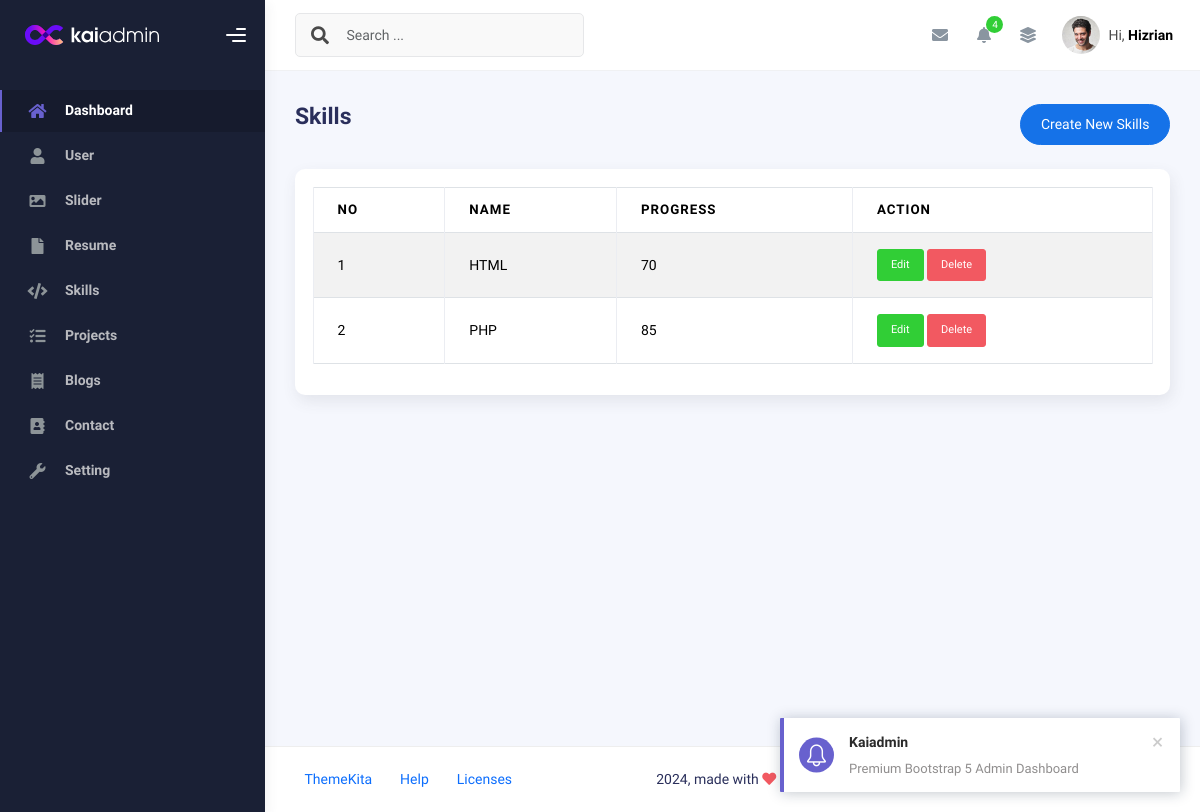
Before: /admin/app.php?page=skills (signed in) with the older database file.
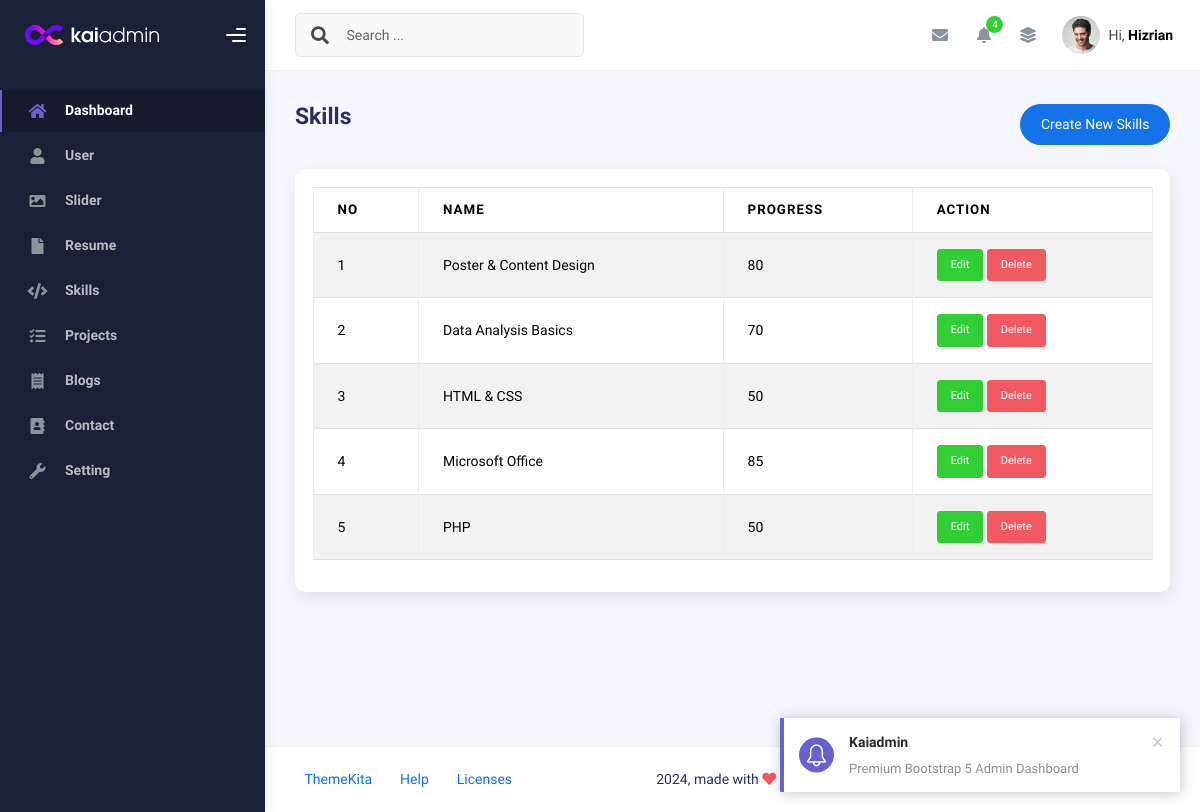
After: the same page with the newer database file.
### tables this page shows
CREATE TABLE `skills` (
  `id` int(11) NOT NULL,
  `name` varchar(50) NOT NULL,
  `progress` int(3) NOT NULL,
  `created_at` timestamp NOT NULL DEFAULT current_timestamp(),
  `updated_at` timestamp NULL DEFAULT NULL ON UPDATE current_timestamp()
);

### admin/skills.php (the view, shortened to what this page needs)
<?php
$query = mysqli_query($conn, "SELECT * FROM skills ORDER BY id DESC");
$rows = mysqli_fetch_all($query, MYSQLI_ASSOC);
?>
<div class="d-flex align-items-left align-items-md-center flex-column flex-md-row pt-2 pb-4">
  <div>
    <h3 class="fw-bold mb-3">Skills</h3>
  </div>
  <div class="ms-md-auto py-2 py-md-0">
    <a href="app.php?page=create-skills" class="btn btn-primary btn-round">Create New Skills</a>
  </div>
</div>
<div class="row">
  <div class="col-sm-6 col-md-12">
    <div class="card">
      <div class="card-body">
        <table class="table table-bordered table-striped">
          <thead>
            <tr>
              <th>No</th>
              <th>Name</th>
              <th>Progress</th>
              <th>Action</th>
            </tr>
          </thead>
          <tbody>
            <?php foreach ($rows as $index => $row):  ?>
              <tr>
                <td><?php echo $index += 1 ?></td>
                <td><?php echo $row['name'] ?></td>
                <td><?php echo $row['progress'] ?></td>
                <td>
                  <a class="btn btn-success btn-sm"
                    href="app.php?page=create-skills&edit=<?php echo $row['id'] ?>">Edit</a>
                  <a onclick="return confirm('Are You sure wanna delete this data?')"
                    class="btn btn-danger btn-sm"
                    href="app.php?page=skills&delete=<?php echo $row['id'] ?>">Delete</a>
                </td>
              </tr>
            <?php endforeach ?>
          </tbody>
        </table>
      </div>
    </div>
  </div>
</div>

Changed rows visible on the page:
added skills: index "1", name "Poster & Content Design", progress "80"
added skills: index "2", name "Data Analysis Basics", progress "70"
added skills: index "3", name "HTML & CSS", progress "50"
changed skills: index "1" → "4"; name "HTML" → "Microsoft Office"; progress "70" → "85"
changed skills "PHP": index "2" → "5"; progress "85" → "50"
